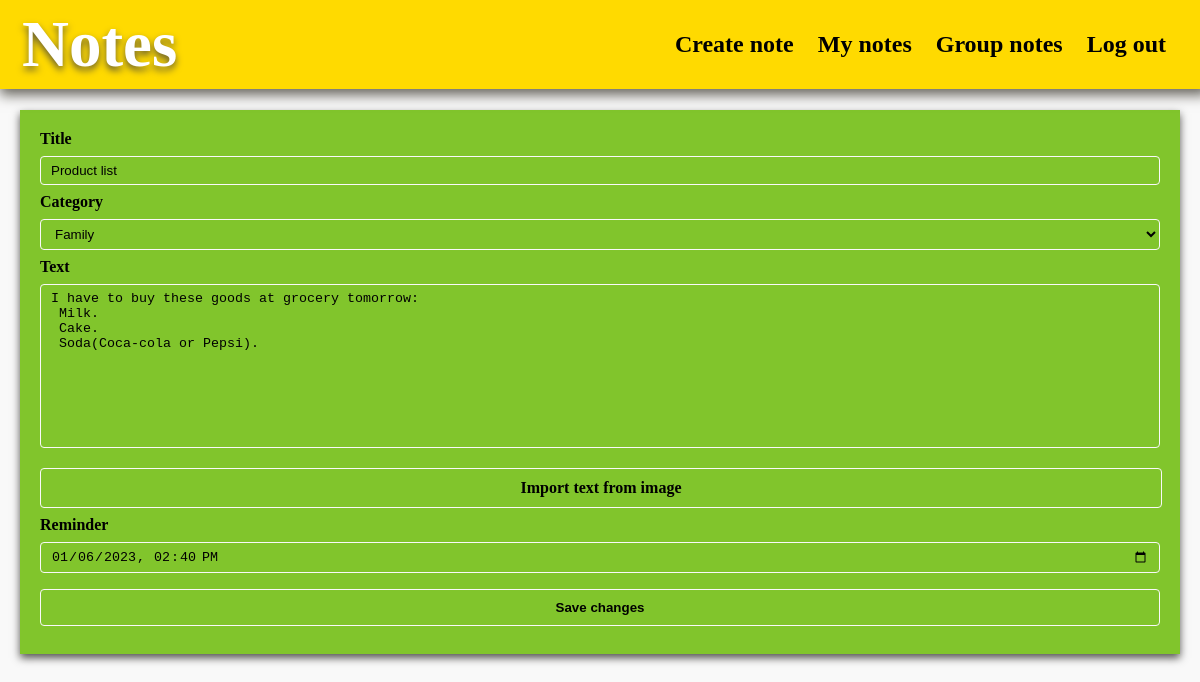
Page /notesapp/usernote/10/ (signed in) on the committed database.
### notesapp/models.py (models this page shows, shortened)
class Notes(models.Model):
    author = models.ForeignKey(User, on_delete=models.CASCADE)
    group = models.ForeignKey(Group, blank=True, null=True, on_delete=models.SET_NULL)
    title = models.CharField(max_length=200)
    text = models.TextField()
    reminder = models.DateTimeField()
    category = models.ForeignKey('Category', on_delete=models.CASCADE)

### notesapp/views.py (the view, shortened to what this page needs)
# urls.py: path('notesapp/usernote/<int:id>/', NoteView.as_view(), name="user_note"),
class NoteView(LoginRequiredMixin, TemplateView):
    template_name = 'update_note_form.html'
    def get_context_data(self, **kwargs):
        note_id = kwargs.get('id')
        note = Notes.objects.get(id=note_id)
        form = NoteUpdateForm(instance=note)
        return {'note': Notes.objects.filter(id=note_id), 'form': form}

### notesapp/forms.py
class NoteUpdateForm(ModelForm):
    image_with_text = FileField(required=False, widget=forms.FileInput(attrs={"accept": "image/*",
                                                                              "onchange": ""}))
    class Meta:
        model = Notes
        fields = ['title', 'category', 'text', 'reminder']
        widgets = {
            'reminder': DateTimeInput(attrs={'type': 'datetime-local'}),
        }

### notesapp/models.py (called while the page is built)
    def __str__(self):
        return self.title

### notesapp/templates/update_note_form.html (shortened to what this page needs)
{% load static%}
<!DOCTYPE html>
<html lang="en">
<head>
    <link rel="stylesheet" href="{% static 'update_note.css' %}">
</head>
<body onLoad="pickColor()">
    <div class="header">
      <a href="#default" class="logo">Notes</a>
      <div class="header-right">
          {% block create_note %}
            <a href="{% url 'create_note' %}">Create note</a>
          {% endblock %}
          {% block user_notes %}
            <a href="{% url 'user_notes' %}">My notes</a>
          {% endblock %}
          {% block group_notes %}
            <a href="{% url 'group_notes' %}">Group notes</a>
          {% endblock %}
        <a href="{% url 'logout' %}">Log out</a>
      </div>
    </div>
    <div class="main">
    <form id="id_update_form" class="updateform" action="" method="post">
            <div class="fieldWrapper">
                {{ form.title.label}}
                {{ form.title }}
                {{ form.category.label}}
                {{ form.category }}
                {{ form.text.label}}
                {{ form.text }}
                <label class="upload_button" for="id_image_with_text">Import text from image</label>
                {{ form.reminder.label}}
                {{ form.reminder }}
            </div>
        <input type="submit" value="Save changes">
    </form>
    </div>
</body>
</html>

### notesapp/static/update_note.css (style rules this page uses)
.header { overflow: hidden; background-color: #FFDA00; box-shadow: 0px 6px 12px #68665E; padding: 20px 10px; font-family: "Nixie One"; position: fixed; top: 0; width: 99%; }
body { background: #F9F9F9; margin: 0px; }
.header a { float: left; color: black; text-align: center; padding: 12px; text-decoration: none; font-size: 24px; line-height: 25px; border-radius: 4px; font-weight: bold; }
.header a.logo { font-size: 65px; font-weight: bold; color: white; text-shadow: 0px 4px 7px #685F31; pointer-events: none; }
.header-right { margin-left: 20px; margin-right: 20px; float: right; }
.main { margin-top: 110px; }
.updateform { margin: 20px; padding: 20px; box-shadow: 0px 4px 8px #545351; font-family: Corbel; font-weight: bold; }
input[type=text],[type=datetime-local], select { display: block; width: 100%; padding: 6px 10px; margin: 8px 0; display: inline-block; border: 1px solid #F9F9F9; border-radius: 4px; box-sizing: border-box; background-color: inherit; }
textarea { border: 1px solid #F9F9F9; display: block; width: 100%; padding: 6px 10px; margin: 8px 0; display: inline-block; border-radius: 4px; box-sizing: border-box; resize: none; background-color: inherit; }
input[type=submit],.upload_button { border: 1px solid #F9F9F9; width: 100%; display: block; padding: 10px 0px; margin: 8px 0; border-radius: 4px; cursor: pointer; font-weight: bold; background-color: inherit; text-align: center; }
label { display: block; }

### rows in the picture
Notes: title "Product list", category "Family", text "I have to buy these goods at grocery tomorrow: Milk. Cake. Soda(Coca-cola or Pepsi).", reminder "01/06/2023 14:40"
